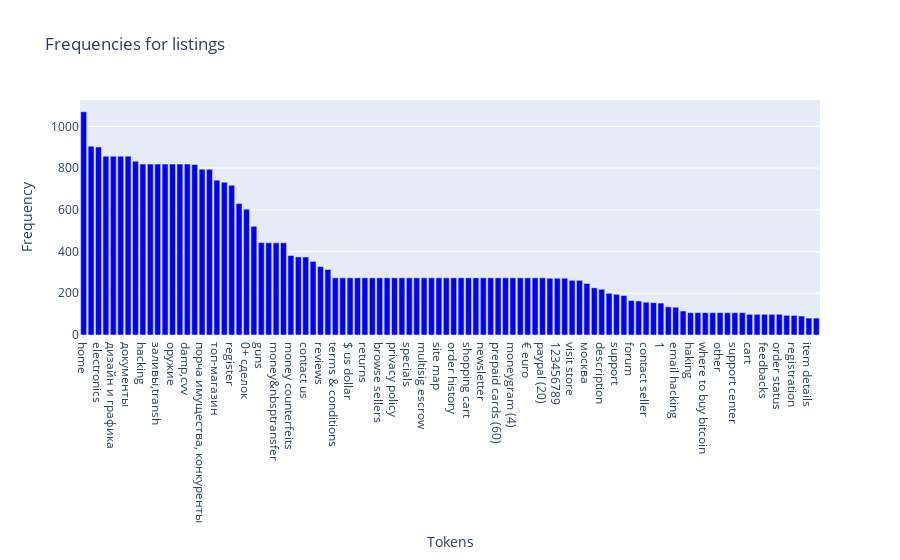

Here is the notebook cell this chart was saved with:
### Code cell
fig = go.Figure()
fig.add_trace(go.Bar(x=np.array(x), y=y, name="Markets", marker_color="blue"))
fig.update_layout(
                    title_text='Frequencies for listings',
                    xaxis_title="Tokens",
                    yaxis_title="Frequency"
                    )
fig.show()
# plotly.offline.plot(fig, filename = os.path.join("../plots/term-frequency", "listings1.pdf"), auto_open=False)

### Figure 1 — Plotly figure (JSON) as saved in the notebook; plotly's stock layout.template omitted (floating-point values rounded to 4 significant figures)
{"data": [{"marker": {"color": "blue"}, "name": "Markets", "type": "bar", "x": ["home", "login", "electronics", "карты, sim", "дизайн и графика", "наружная реклама", "документы", "работа", "hacking", "логин", "заливы,transh", "vpn", "оружие", "базы данных", "damp,cvv", "пароль", "порча имущества, конкуренты", "documents", "топ-магазин", "карты на обнал", "register", "carding", "0+ сделок", "drugs", "guns", "gift&nbspcards", "money&nbsptransfer", "counterfeit&nbspmoney", "money counterfeits", "my account", "contact us", "gift cards", "reviews", "profile", "terms & conditions", "delivery information", "$ us dollar", "affiliate", "returns", "brands", "browse sellers", "my account registerlogin", "privacy policy", "checkout", "specials", "stores", "multisig escrow", "cloned cards (11)", "site map", "carding prepaid cards (60)cloned cards (11)show all carding", "order history", "your shopping cart is empty!", "shopping cart", "about us", "newsletter", "wish list (0)", "prepaid cards (60)", "£ pound sterling", "moneygram (4)", "gift certificates", "€ euro", "wish list", "paypal (20)", "western union (13)", "123456789", "money transfers moneygram (4)paypal (20)western union (13)show all money transfers", "visit store", "reveiws", "москва", "escrow", "description", "gift card", "support", "money transfers", "forum", "status order", "contact seller", "availability: in stock", "1", "2", "email hacking", "главная", "haking", "become a vendor", "where to buy bitcoin", "forume", "other", "ording tracking", "support center", "how to use bitcoin", "cart", "search for:  search", "feedbacks", "dxelite marketplace | hire a hacker | hacked credit card | hacked paypal  | drugs  | hacked bitcoin wallets", "order status", "contact", "registration", "3", "item details", "product detail"], "y": [1070, 905, 901, 857, 857, 857, 857, 833, 819, 819, 819, 819, 819, 819, 819, 817, 795, 794, 742, 732, 718, 630, 603, 521, 443, 442, 442, 442, 381, 374, 374, 353, 328, 314, 274, 274, 274, 274, 274, 274, 274, 274, 274, 274, 274, 274, 274, 274, 274, 274, 274, 274, 274, 274, 274, 274, 274, 274, 274, 274, 274, 274, 274, 272, 272, 272, 262, 262, 247, 226, 219, 200, 195, 189, 165, 163, 157, 155, 153, 135, 133, 115, 107, 107, 107, 107, 107, 107, 107, 107, 99, 99, 99, 99, 99, 94, 94, 91, 81, 81]}], "layout": {"title": {"text": "Frequencies for listings"}, "xaxis": {"title": {"text": "Tokens"}}, "yaxis": {"title": {"text": "Frequency"}}}}
